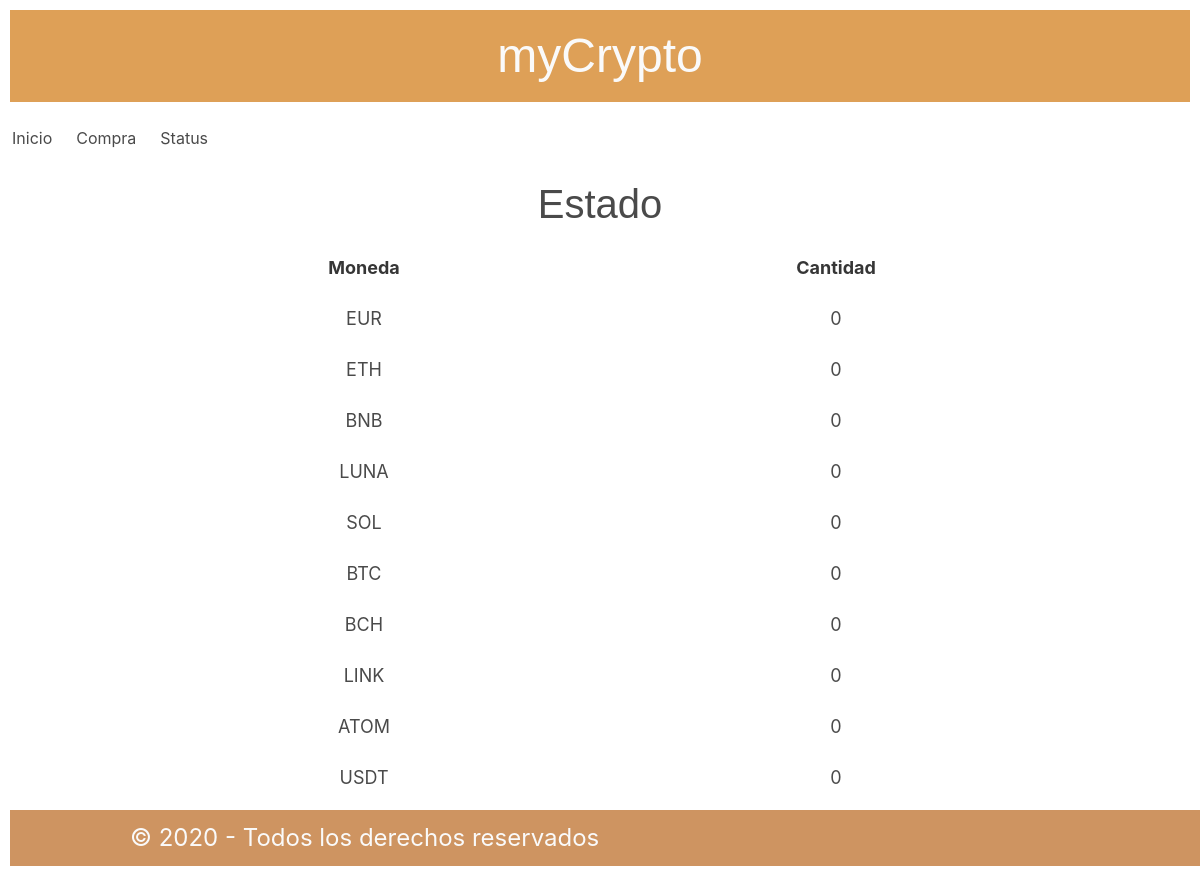
Before: /status with the older database file.
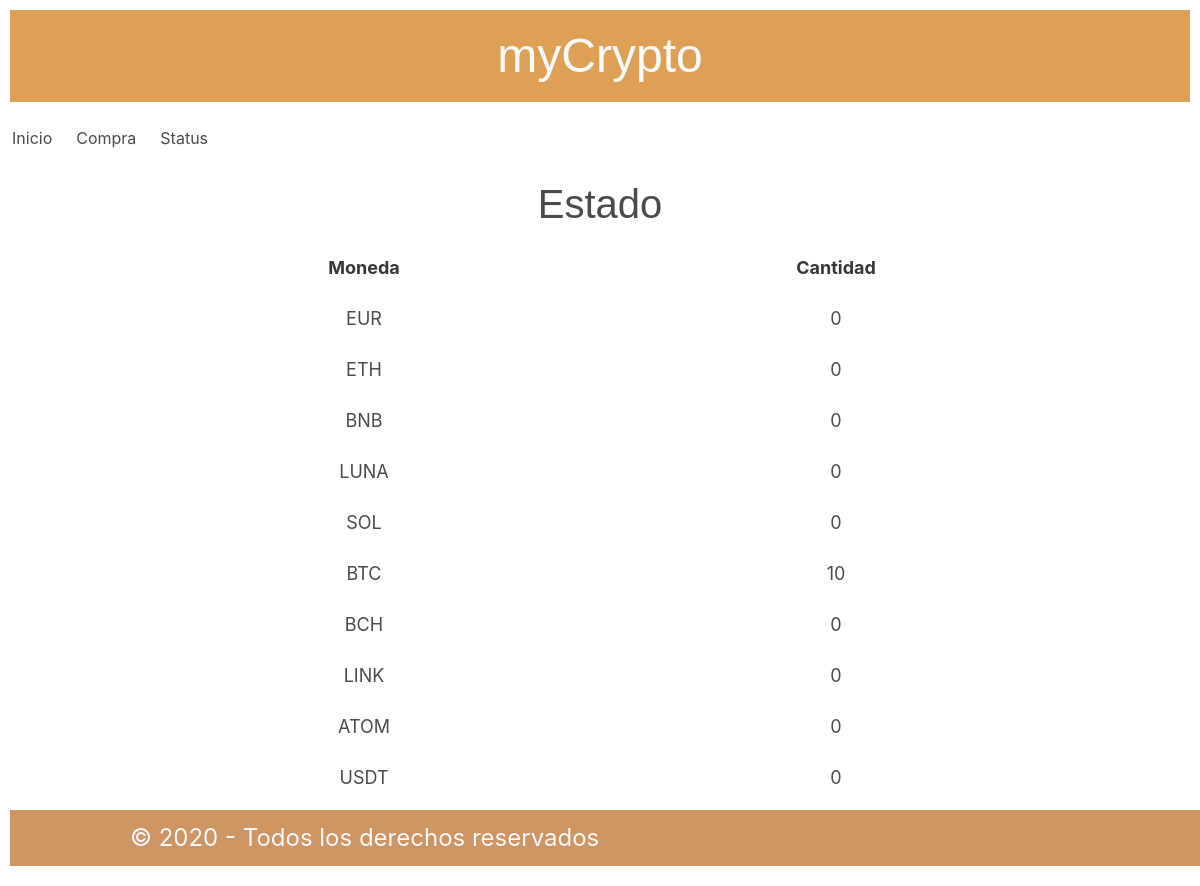
After: the same page with the newer database file.
### tables this page shows
CREATE TABLE "Wallet" (
	                "Coin"	TEXT,
	                "Amount"	NUMERIC,
	                PRIMARY KEY("Coin"));

### balance/routes.py (the view)
@app.route('/status')
def estado():
    data_manager = ProcesaDades()
    try:
        dades = data_manager.lee_movimientos()
        return render_template('status.html', coins=dades)
    except sqlite3.Error as e:
        flash('Existe un error en la base de datos. Intentalo de nuevo más tarde')
        return render_template('status.html', coins=[])

### criptos/models.py (called while the page is built)
    def lee_movimientos(self):
        con = sqlite3.connect('data/movimientos.db')
        cur = con.cursor()
        cur.execute("""
                    SELECT Coin, Amount
                    FROM Wallet
                    """
        )
        return cur.fetchall()

### balance/templates/status.html (shortened to what this page needs)
{% extends "base.html" %}
{% block container %}
    <div class="titolcripto">
        <h1>Estado</h1>
    </div>
    <div class="formulariostatus">
        <table class="taula_moviments">
            <tr class="tabla_mv_cabecera">
                <div class="columns">
                    <div class="column">
                        <strong>Moneda</strong>
                    </div>
                    <div class="column">
                        <strong>Cantidad</strong>
                    </div>
                </div>
            </tr>
            {% for coin in coins %}
            <tr class="tabla_mv_cabecera_2">
                <div class="columns">
                    <div class="column">
                        {{ coin[0] }}
                    </div>
                    <div class="column">
                        {{ coin[1] }}
                    </div>
                </div>
            </tr>
            {% endfor %}
        </table>
    </div>
{% endblock %}

Changed rows visible on the page:
changed Wallet "BTC": Amount "0" → "10"
